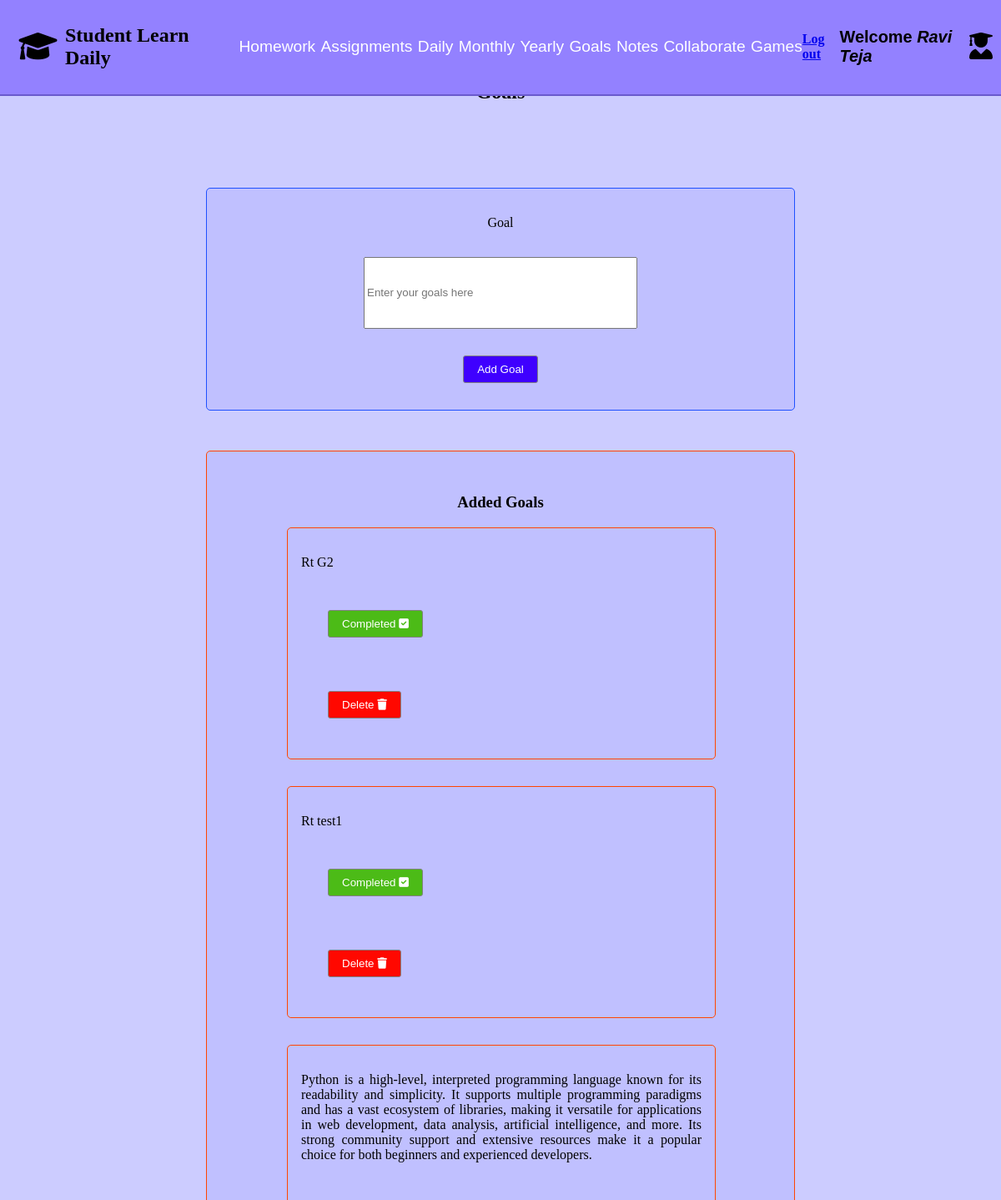
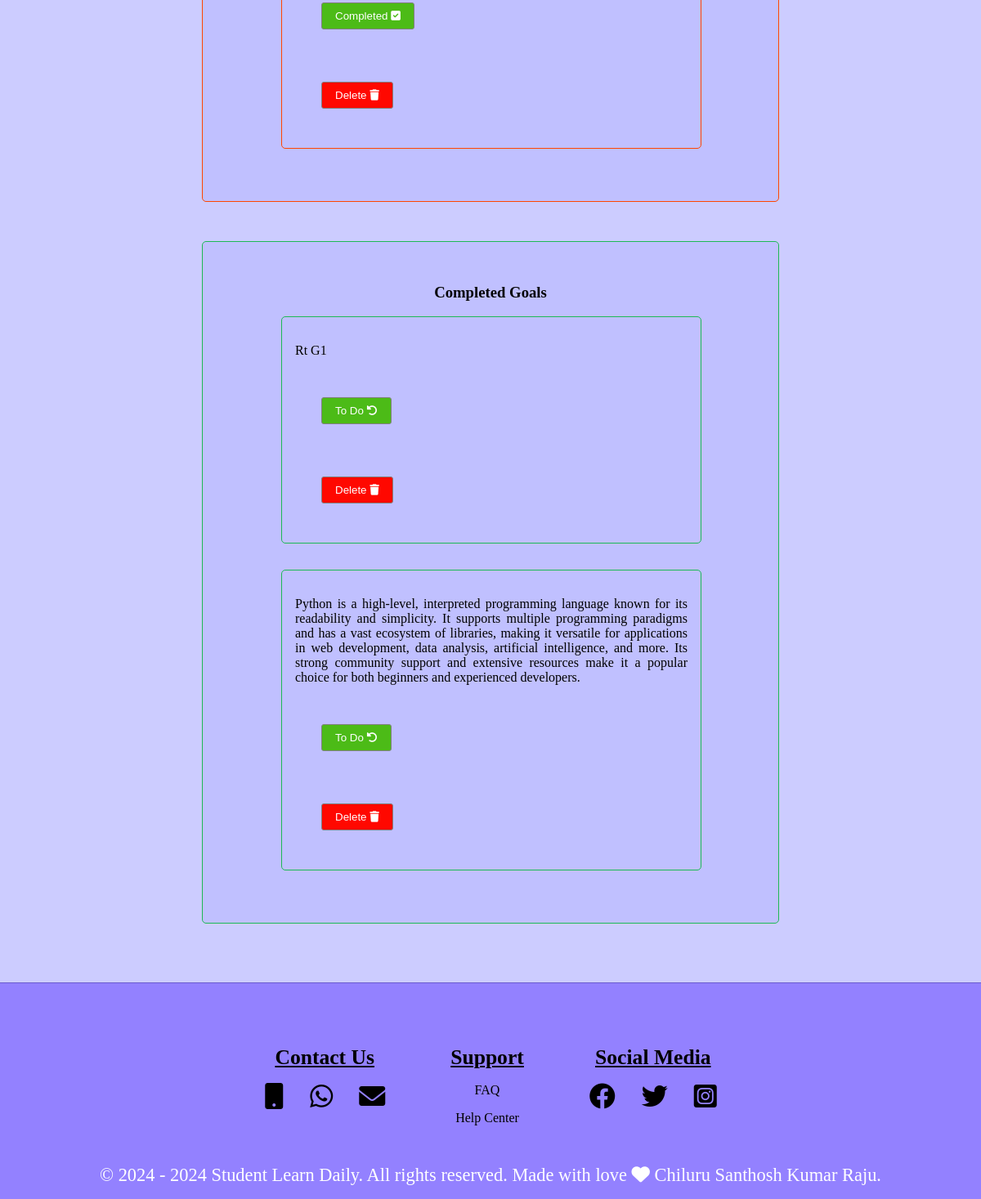
The app's page /studentgoalspage/7/ with its own data (2 pictures, top to bottom).
### studentgoalsapp/models.py (models this page shows, shortened)
class studentgoalsmodel(models.Model):
     student = models.ForeignKey(StudentRegistrationModel, on_delete=models.CASCADE,null=True)
     goal = models.TextField(null=True)
     goal_status = models.CharField(max_length=500,null=True,default='To Do')

### studentgoalsapp/views.py (the view, shortened to what this page needs)
# urls.py: path('studentgoalspage/<int:student_id>/',views.studentgoalspage,name="studentgoalspage")
def studentgoalspage(request,student_id):
    student = get_object_or_404(StudentRegistrationModel,id=student_id)
    student_name = f"{student.first_name} {student.last_name}"
    added_goals = studentgoalsmodel.objects.filter(student=student,goal_status="To Do")
    completed_goals = studentgoalsmodel.objects.filter(student=student,goal_status="Completed")
    form = studentgoalform(request.POST or None)
    return render(request,'studentgoals.html',
                  {
                    'student_id':student_id,
                    'student_name':student_name,
                    'form':form,
                    'added_goals':added_goals,
                    'completed_goals':completed_goals
                  }
                  )

### studentgoalsapp/forms.py
class studentgoalform(forms.ModelForm):
    class Meta:
        model = studentgoalsmodel
        fields = ['goal',]
        widgets = {
            'goal':forms.TextInput(attrs={
                'placeholder': 'Enter your goals here',
                'class': 'add-goal-input-box'
            })
        }

### context_processors/user_context.py (called while the page is built)
def student_context(request):
    student_name = ""
    student_id = request.session.get('student_id')
    if student_id:
        try:
            student = StudentRegistrationModel.objects.get(pk=student_id)
            student_name = f"{student.first_name} {student.last_name}"
        except StudentRegistrationModel.DoesNotExist:
            student_name = ""
    return {
        'student_name': student_name
    }

### Student_Learn_Daily_Project/templates/studentgoals.html (shortened to what this page needs)
{% extends "studentloginbase.html" %}
{% load static %}
{% block css %}
    <link rel="stylesheet" href="{% static 'studentgoals.css' %}">
    <link rel="stylesheet" href="https://cdnjs.cloudflare.com/ajax/libs/font-awesome/6.0.0-beta3/css/all.min.css">
    <link rel="stylesheet" href="https://cdnjs.cloudflare.com/ajax/libs/toastr.js/latest/toastr.min.css">
{% endblock css %}
{% block content %}
<section id="student-goal-id" class="Student-goal-section">
    <h2 class="student-goal-heading">Goals</h2>
    <div class="goals-add-form">
        <form method="post">
            <label for="gname">Goal</label><br>
            {{  form.goal  }}
            <div><input type="submit" name="addgoal" value="Add Goal" class="add-goal-button"></div>
        </form>
    </div>
    <div class="student-goals--two-divs">
        <div class="student-added-goals">
            <h3>Added Goals</h3>
                {% if added_goals %}
                {% for added_goal in added_goals %}
                <div class="student-added-goals-edit">
                <p>  {{ added_goal.goal }} </p>
                <form method="post">
                <button type="submit" name="completed_goal_btn"  class="goal-complete-button">Completed  <i class="fa-solid fa-square-check"></i></button>
                </form>
                <form method="post">
                <button type="submit" name="delete_add_btn"  class="goal-delete-button">Delete <i class="fa-solid fa-trash"></i></button>
                </form>
            </div>
                {% endfor %}
                {% else %}
                <p>No added goals</p>
                {% endif %}
        </div>
        <div class="student-completed-goals">
            <h3>Completed Goals</h3>
            {% if completed_goals %}
            {% for completed_goal in completed_goals %}
            <div class="student-completed-goals-edit">
                <p>  {{ completed_goal.goal }} </p>
                <form method="post">
                <button type="submit" name="todo_goal_btn"  class="goal-complete-button">To Do <i class="fa-solid fa-rotate-left"></i></button>
                </form>
                <form method="post">
                <button type="submit" name="delete_comp_btn"  class="goal-delete-button">Delete <i class="fa-solid fa-trash"></i></button>
                </form>
            </div>
            {% endfor %}
            {% else %}
                <p> There are no completed goals </p>
            {% endif %}
        </div>
    </div>
</section>
{% endblock content %}

### Student_Learn_Daily_Project/static/studentgoals.css (style rules this page uses)
.Student-goal-section { background-color: #CCCCFF; padding: 1.5rem; }
.student-goal-heading { text-align: center; padding: 3.3rem; }
.goals-add-form { width: 100%; max-width: 40rem; height: auto; display:flex; justify-content:center; align-content:center; border: 0.063rem solid #1F51FF; border-radius: 0.3125rem; padding: 2rem; margin: 3rem auto; background-color: #C0C0FF; text-align: center; }
.add-goal-button { width: auto; height: auto; padding: 0.5rem 1rem; background-color: #3F00FF; color: #fff; border: 0.1rem solid grey; border-radius: 0.1875rem; cursor: pointer; text-align: center; display: inline-block; }
.add-goal-input-box { width: 20rem; height: 5rem; margin: 2rem; }
.student-added-goals { width: 100%; max-width: 40rem; height: auto; border: 0.063rem solid #FF4500; border-radius: 0.3125rem; padding: 2rem; margin: 3rem auto; background-color: #C0C0FF; text-align: center; }
.student-added-goals-edit { border: 0.063rem solid #FF4500; border-radius: 0.3125rem; width: 30rem; height: auto; padding: 1rem; margin-left: 4rem; text-align: center; text-align: justify; margin-bottom:2rem; }
.student-completed-goals { width: 100%; max-width: 40rem; height: auto; border: 0.063rem solid #1DB954; border-radius: 0.3125rem; padding: 2rem; margin: 3rem auto; background-color: #C0C0FF; text-align: center; }
.student-completed-goals-edit { border: 0.063rem solid #1DB954; border-radius: 0.3125rem; width: 30rem; height: auto; padding: 1rem; margin-left: 4rem; text-align: center; text-align: justify; margin-bottom:2rem; }
.goal-complete-button { width: auto; height: auto; padding: 0.5rem 1rem; background-color: #4CBB17; color: #fff; border: 0.1rem solid grey; border-radius: 0.1875rem; cursor: pointer; text-align: center; display: inline-block; margin: 2rem; }
.goal-delete-button { width: auto; height: auto; padding: 0.5rem 1rem; background-color: #FF0800; color: #fff; border: 0.1rem solid grey; border-radius: 0.1875rem; cursor: pointer; text-align: center; display: inline-block; margin: 2rem; }

### records on screen
studentgoalsmodel: goal "Rt G2"
studentgoalsmodel: goal "Rt test1"
studentgoalsmodel: goal "Python is a high-level, interpreted programming language known for its readability and simplicity. It supports multiple programming paradigms and has a vast ecosystem of libraries, making it versatile for applications in web development, data analysis, artificial intelligence, and more. Its strong community support and extensive resources make it a popular choice for both beginners and experienced developers."
studentgoalsmodel: goal "Rt G1"
studentgoalsmodel: goal "Python is a high-level, interpreted programming language known for its readability and simplicity. It supports multiple programming paradigms and has a vast ecosystem of libraries, making it versatile for applications in web development, data analysis, artificial intelligence, and more. Its strong community support and extensive resources make it a popular choice for both beginners and experienced developers."

### other values on screen
{{ student_name }} "Ravi Teja"
